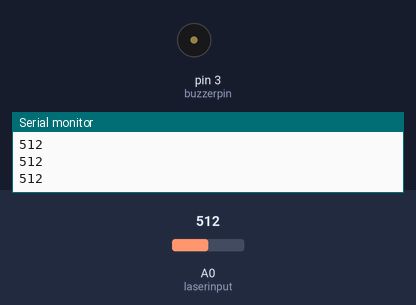
A sketch run on a simulated Arduino Uno, built with avr-gcc and run on an emulated ATmega328P. On the bench: buzzer (waves = sounding, pin HIGH), the last lines printed to the serial monitor. Inputs (shaded band) come from the test bench; at power-on: A0 (laserinput) = 512.

Above: at 1.2 s.
1.3 s: A0 (laserinput) set to 211
2.8 s: A0 (laserinput) set to 190
At 3.6 s:
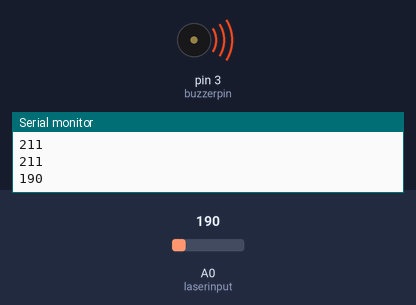
Timing chart, 0 to 11.8 s (numbered marks = the images above; inputs shaded):
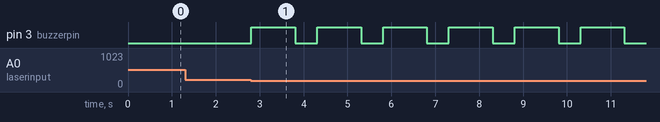

The sketch:

LASER_LDR_SENSOR.ino
```cpp
int laserinput = A0;
int x = 0;
int buzzerpin = 3;

int relaypin = 12;

bool buzzer = false;

void setup() {
  pinMode(laserinput, INPUT);
  pinMode(buzzerpin, OUTPUT);
  pinMode(buzzerpin, OUTPUT);
  Serial.begin(9600);
  buzzer = false;
  digitalWrite(buzzerpin, LOW);
}

void loop() {
  x = analogRead(laserinput);
  Serial.println(x);
  //delay(1000);

  if(x <= 200) {
    buzzer = true;
    }

  if(buzzer == true) {
    digitalWrite(buzzerpin, HIGH);
    delay(1000);
    digitalWrite(buzzerpin, LOW);
    delay(500);
    }
}
```

Measured:
- the behaviour switches between 201 and 200 on A0 (laserinput) (found by bisection; images 0 and 1)
- after the input at 2.8 s, pin 3 (buzzerpin): alternates HIGH for 1.0 s and LOW for 0.50 s, starting at once
